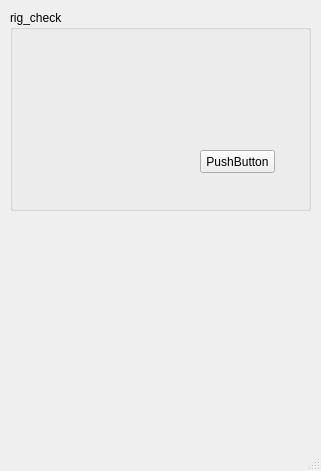
<?xml version="1.0" encoding="UTF-8"?>
<ui version="4.0">
 <class>MainWindow</class>
 <widget class="QMainWindow" name="MainWindow">
  <property name="geometry">
   <rect>
    <x>0</x>
    <y>0</y>
    <width>321</width>
    <height>471</height>
   </rect>
  </property>
  <property name="windowTitle">
   <string>MainWindow</string>
  </property>
  <widget class="QWidget" name="centralwidget">
   <widget class="QGroupBox" name="groupBox">
    <property name="geometry">
     <rect>
      <x>10</x>
      <y>10</y>
      <width>301</width>
      <height>201</height>
     </rect>
    </property>
    <property name="title">
     <string>rig_check</string>
    </property>
    <widget class="QPushButton" name="pushButton">
     <property name="geometry">
      <rect>
       <x>190</x>
       <y>140</y>
       <width>75</width>
       <height>23</height>
      </rect>
     </property>
     <property name="text">
      <string>PushButton</string>
     </property>
    </widget>
   </widget>
  </widget>
  <widget class="QMenuBar" name="menubar">
   <property name="geometry">
    <rect>
     <x>0</x>
     <y>0</y>
     <width>321</width>
     <height>21</height>
    </rect>
   </property>
  </widget>
  <widget class="QStatusBar" name="statusbar"/>
 </widget>
 <resources/>
 <connections/>
</ui>
